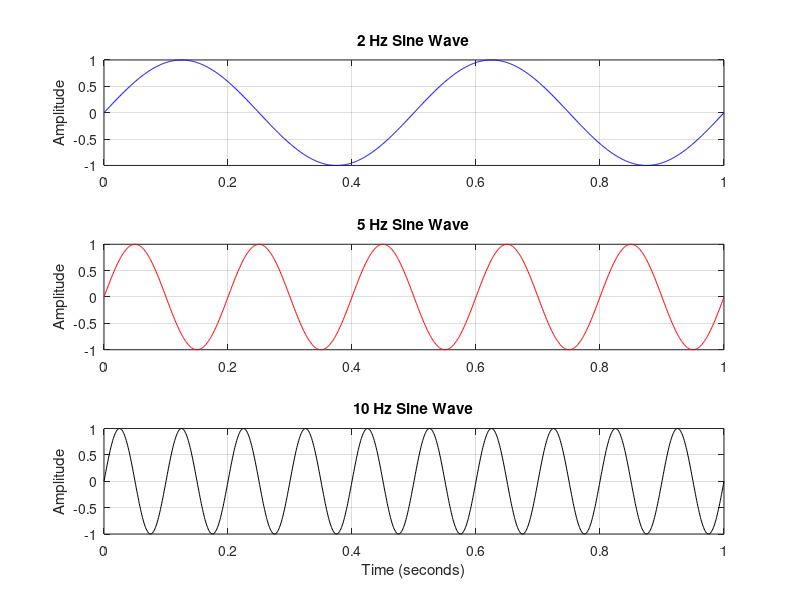
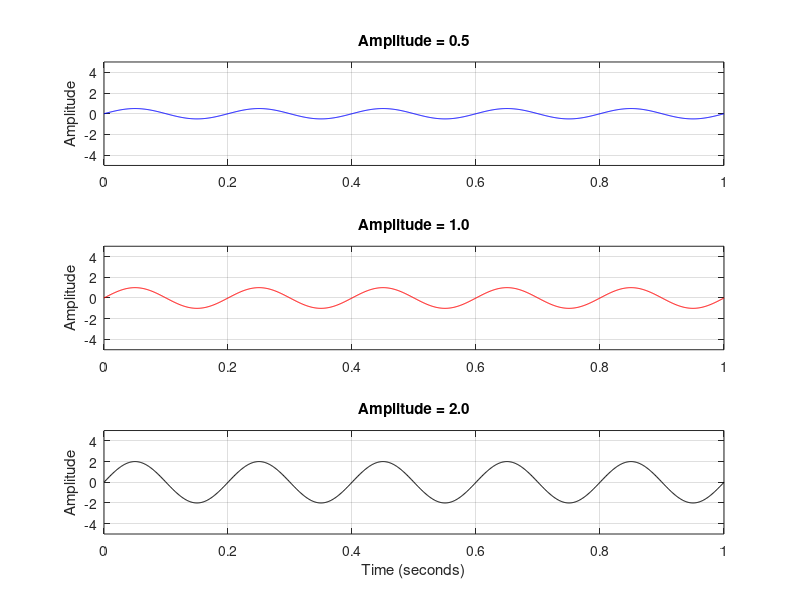
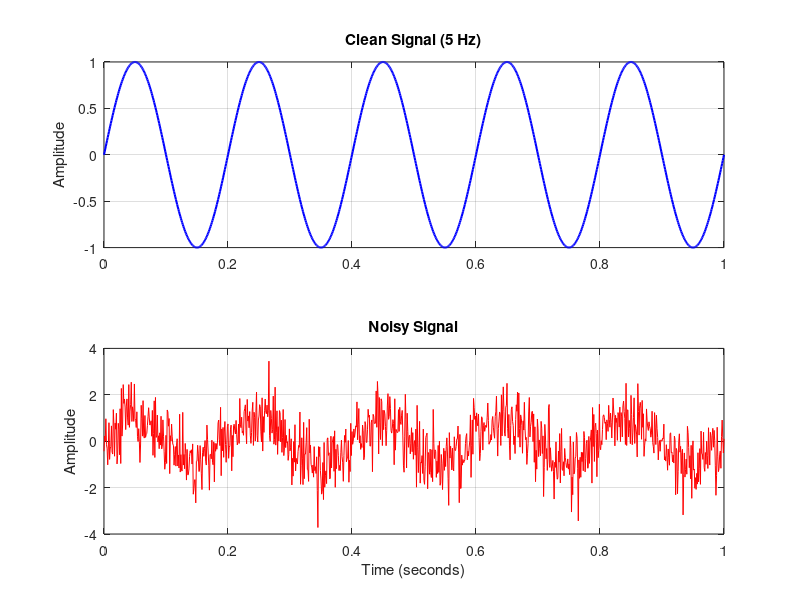
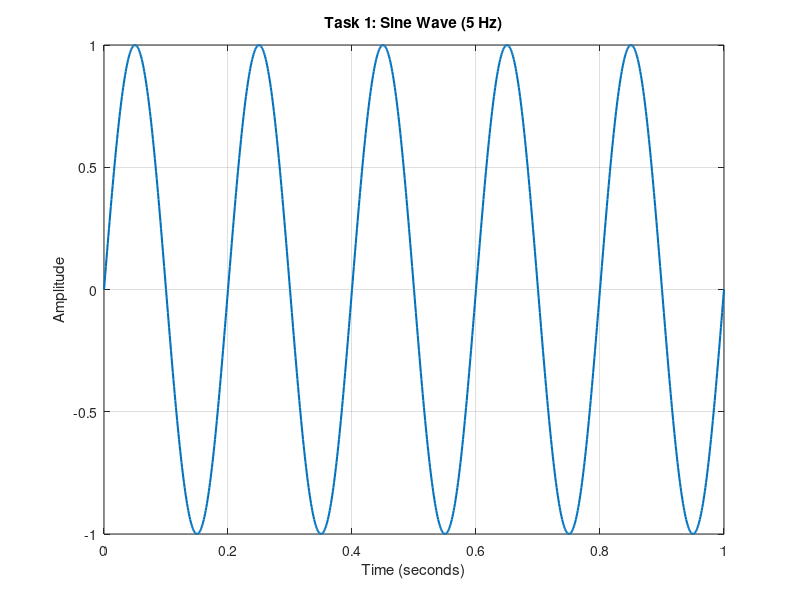

Reproduce these figures in MATLAB, in order.
% Set time vector for 1 second duration with a high sampling rate for smooth curves
t= 0:0.001:1

%% Task 1: Create a Sine Wave
figure(1);
A1 = 1;
f1 = 5;
y1 = A1 * sin(2 * pi * f1 * t);

plot(t, y1, 'LineWidth', 1.5);
title('Task 1: Sine Wave (5 Hz)');
xlabel('Time (seconds)');
ylabel('Amplitude');
grid on;

%% Task 2 and task 5: Compare Different Frequencies

figure(2);
f2_a = 2; f2_b = 5; f2_c = 10;

y2_a = sin(2 * pi * f2_a * t);
y2_b = sin(2 * pi * f2_b * t);
y2_c = sin(2 * pi * f2_c * t);

subplot(3, 1, 1);
plot(t, y2_a, 'b'); title('2 Hz Sine Wave'); grid on; ylabel('Amplitude');

subplot(3, 1, 2);
plot(t, y2_b, 'r'); title('5 Hz Sine Wave'); grid on; ylabel('Amplitude');

subplot(3, 1, 3);
plot(t, y2_c, 'k'); title('10 Hz Sine Wave'); grid on;
xlabel('Time (seconds)'); ylabel('Amplitude');

% Save Figure
saveas(gcf, 'frequency_comparison.png');

%% Task 3 & Task 5: Compare Different Amplitudes
figure(3);
f3 = 5; 

y3_a = 0.5 * sin(2 * pi * f3 * t);
y3_b = 1.0 * sin(2 * pi * f3 * t);
y3_c = 2.0 * sin(2 * pi * f3 * t);

subplot(3, 1, 1);
plot(t, y3_a, 'b'); title('Amplitude = 0.5'); grid on; ylabel('Amplitude'); ylim([-5 5]);

subplot(3, 1, 2);
plot(t, y3_b, 'r'); title('Amplitude = 1.0'); grid on; ylabel('Amplitude'); ylim([-5 5]);

subplot(3, 1, 3);
plot(t, y3_c, 'k'); title('Amplitude = 2.0'); grid on;
xlabel('Time (seconds)'); ylabel('Amplitude'); ylim([-5 5]);

% Save Figure
saveas(gcf, 'amplitude_comparison.png');

%% Task 4 & Task 5: Add Noise
figure(4);
y_clean = sin(2 * pi * 5 * t);

noise = 0.8 * randn(size(t)); 
y_noisy = y_clean + noise;

subplot(2, 1, 1);
plot(t, y_clean, 'b', 'LineWidth', 1.5); 
title('Clean Signal (5 Hz)'); grid on; ylabel('Amplitude');

subplot(2, 1, 2);
plot(t, y_noisy, 'r'); 
title('Noisy Signal'); grid on; 
xlabel('Time (seconds)'); ylabel('Amplitude');

% Save Figure
saveas(gcf, 'clean_vs_noisy_signal.png');
